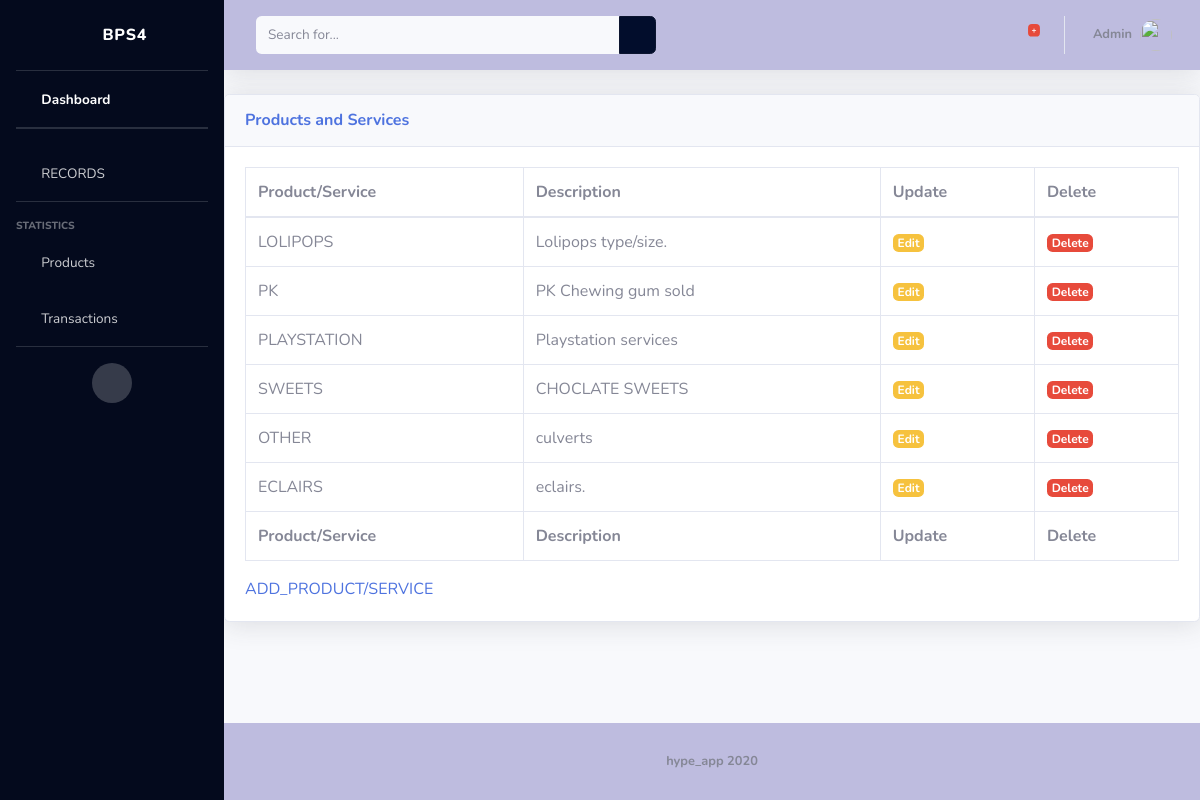
The app's page /productservicelist/, older data.
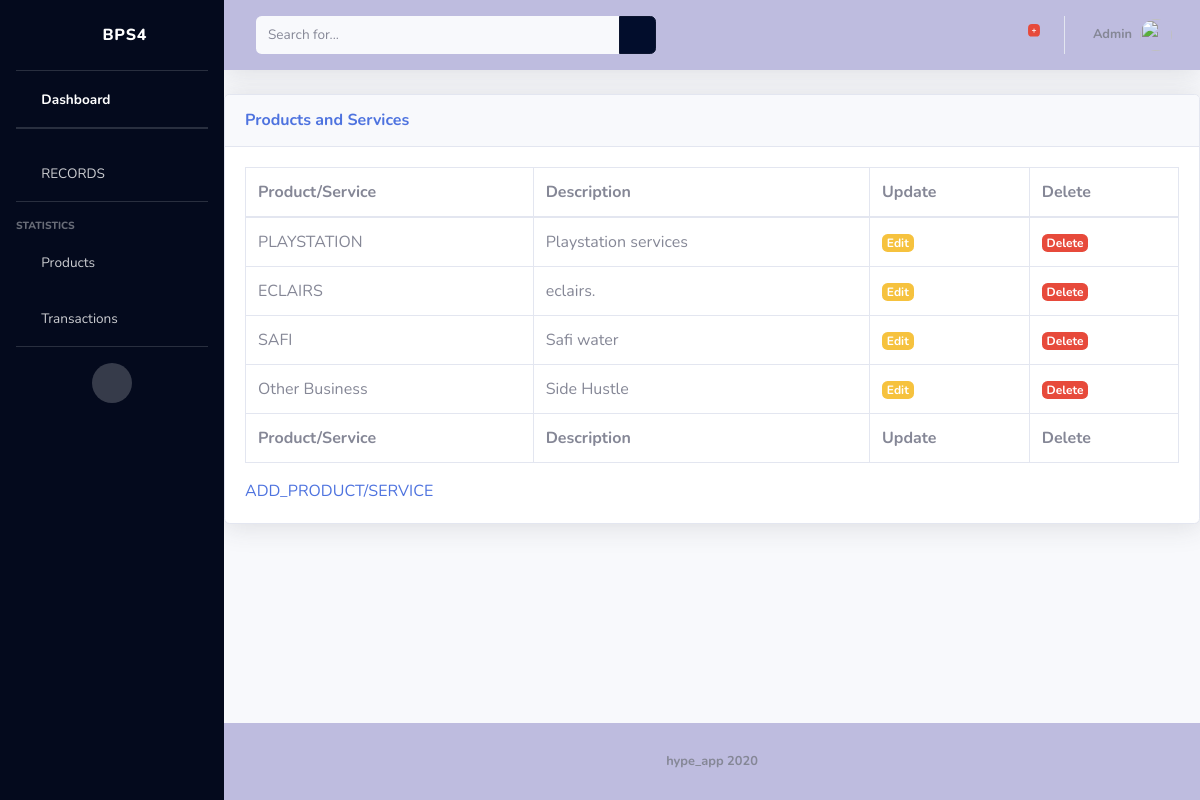
The same page, newer data.
### ps4/models.py (models this page shows, shortened)
class ProductsandServices(models.Model):
	name = models.CharField(max_length=10, blank=False, null=False)
	description = models.TextField(max_length=200)
	class Meta:
		verbose_name = "productsandservice"
		verbose_name_plural = "productsandservices"

### ps4/views.py (the view)
# urls.py: url(r'^productservicelist/$', psvlistView.as_view(), name="productservicelist"),
class psvlistView(TemplateView):
    template_name = 'records/psvlist.html'
    def get(self, request):
        form = ProductServicesForm()
        post = ProductsandServices.objects.all()
        args = {'form':form, 'post':post}
        return render( request, self.template_name, args)

### ps4/forms.py
class ProductServicesForm(forms.ModelForm):
	name = forms.CharField(required=True, widget=forms.TextInput(
		attrs={
			'class':'form-control',
			'placeholder': 'State the product or service'
		}))
	description = forms.CharField( widget=forms.Textarea(
		attrs={
			'class':'form-control',
			'placeholder': 'describe product or service'
		}))
	class Meta:
		model = ProductsandServices
		fields = '__all__'

### ps4/templates/records/psvlist.html (shortened to what this page needs)
{%extends 'ps4/base.html'%}
{%load static%}
{%block content%}
          <div class="card shadow mb-4">
            <div class="card-header py-3">
              <h6 class="m-0 font-weight-bold text-primary">Products and Services</h6>
            </div>
            <div class="card-body">
              <div class="table-responsive">
                <table class="table table-bordered" id="dataTable" width="100%" cellspacing="0">
                  <thead>
                    <tr>
                      <th scope="col">Product/Service</th>
                      <th scope="col">Description</th>
                      <th scope="col">Update </th>
                      <th scope="col">Delete</th>
                    </tr>
                  </thead>
                  <tbody>
                  	{%for data in post%}
                  <tr>
                  	<td>{{data.name}}</td>
                  	<td>{{data.description}}</td>
                    <td><a style="text-decoration:None; color:black;" href="/productservice/edit/{{data.id}}"><span class="badge badge-warning">Edit</span></a></td>
                    <td><a style="text-decoration:None; color:black;" href="/productservice/delete/{{data.id}}"><span class="badge badge-danger">Delete</span></a></td>
                  </tr>
                  	{% endfor%}
                  </tbody>
                  <tfoot>
                    <tr>
                      <th scope="col">Product/Service</th>
                      <th scope="col">Description</th>
                      <th scope="col">Update </th>
                      <th scope="col">Delete</th>
                    </tr>
                  </tfoot>
                </table>
              </div>
           <a href="/productservice/">ADD_PRODUCT/SERVICE</a>
        </div>
      </div>
{% endblock %}

### ps4/templates/ps4/base.html (shortened to what this page needs)
<!DOCTYPE html>
<html>
<head>
	{%load static%}
  <link href="{%static 'static/vendor/fontawesome-free/css/all.min.css'%}" rel="stylesheet" type="text/css">
  <link href="{%static 'static/css/admin5.min.css'%}" rel="stylesheet">
</head>
<body id="page-top">
  <div id="wrapper">
  	{%include 'ps4/sidebar.html'%}
    <div id="content-wrapper" class="d-flex flex-column">
      <div id="content">
      	{%include 'ps4/topbar.html'%}
        {% block content %}
        {% endblock %}
      </div>
      <footer class="sticky-footer bg-white">
        <div class="container my-auto">
          <div class="copyright text-center my-auto">
            <span><b>hype_app 2020</b></span>
          </div>
        </div>
      </footer>
    </div>
<br>
<br>
<br>
<br>
<br>
<br>
<br>
<br>
</body>
</html>

### ps4/templates/ps4/sidebar.html (shortened to what this page needs)
{%load static%}
{%block sidebar%}
    <ul class="navbar-nav bg-gradient-primary sidebar sidebar-dark accordion" id="accordionSidebar">
      <a class="sidebar-brand d-flex align-items-center justify-content-center" href="/">
        <div class="sidebar-brand-icon rotate-n-15">
          <i class="fas fa-gamepad"></i>
        </div>
        <div class="sidebar-brand-text mx-3">BPS4</sup></div>
      </a>
      <hr class="sidebar-divider my-0">
      <li class="nav-item active">
        <a class="nav-link" href="/">
          <i class="fas fa-fw fa-tachometer-alt"></i>
          <span>Dashboard</span></a>
      </li>
      <hr class="sidebar-divider my-0">
      <hr class="sidebar-divider">
      <li class="nav-item">
        <a class="nav-link collapsed" href="#" data-toggle="collapse" data-target="#collapseTwo" aria-expanded="true" aria-controls="collapseTwo">
          <i class="fas fa-fw fa-briefcase"></i>
          <span>RECORDS</span>
        </a>
      </li>
      <hr class="sidebar-divider">
      <div class="sidebar-heading">
        STATISTICS
      </div>
      <li class="nav-item">
        <a class="nav-link" href="/productservicelist/">
          <i class="fas fa-fw fa-table"></i>
          <span>Products</span></a>
      </li>
      <li class="nav-item">
        <a class="nav-link" href="/transactionslist/">
          <i class="fas fa-fw fa-table"></i>
          <span>Transactions</span></a>
      </li>
      <hr class="sidebar-divider d-none d-md-block">
      <div class="text-center d-none d-md-inline">
        <button class="rounded-circle border-0" id="sidebarToggle"></button>
      </div>
    </ul>
{%endblock%}

### ps4/templates/ps4/topbar.html (shortened to what this page needs)
{%load static%}
{%block topbar%}
        <nav class="navbar navbar-expand navbar-light bg-white topbar mb-4 static-top shadow">
          <form class="d-none d-sm-inline-block form-inline mr-auto ml-md-3 my-2 my-md-0 mw-100 navbar-search">
            <div class="input-group">
              <input type="text" class="form-control bg-light border-0 small" placeholder="Search for..." aria-label="Search" aria-describedby="basic-addon2">
              <div class="input-group-append">
                <button class="btn btn-primary" type="button">
                  <i class="fas fa-search fa-sm"></i>
                </button>
              </div>
            </div>
          </form>
          <ul class="navbar-nav ml-auto">
            <li class="nav-item dropdown no-arrow mx-1">
              <a class="nav-link dropdown-toggle" href="#" id="alertsDropdown" role="button" data-toggle="dropdown" aria-haspopup="true" aria-expanded="false">
                <i class="fas fa-bell fa-fw"></i>
                <span class="badge badge-danger badge-counter">+</span>
              </a>
            </li>
            <li class="nav-item dropdown no-arrow">
              <a class="nav-link dropdown-toggle" href="#" id="userDropdown" role="button" data-toggle="dropdown" aria-haspopup="true" aria-expanded="false">
                <span class="mr-2 d-none d-lg-inline text-gray-600 small"><b>Admin</b></span>
                <img class="img-profile rounded-circle" src="{%static 'static/images/img.jpg'%}">
              </a>
            </li>
          </ul>
        </nav>
{%endblock%}

Row changes from the older to the newer data that the page shows:
removed ProductsandServices: name "LOLIPOPS", description "Lolipops type/size."
removed ProductsandServices: name "PK", description "PK Chewing gum sold"
removed ProductsandServices: name "SWEETS", description "CHOCLATE SWEETS"
removed ProductsandServices: name "OTHER", description "culverts"
added ProductsandServices: name "SAFI", description "Safi water"
added ProductsandServices: name "Other Business", description "Side Hustle"
